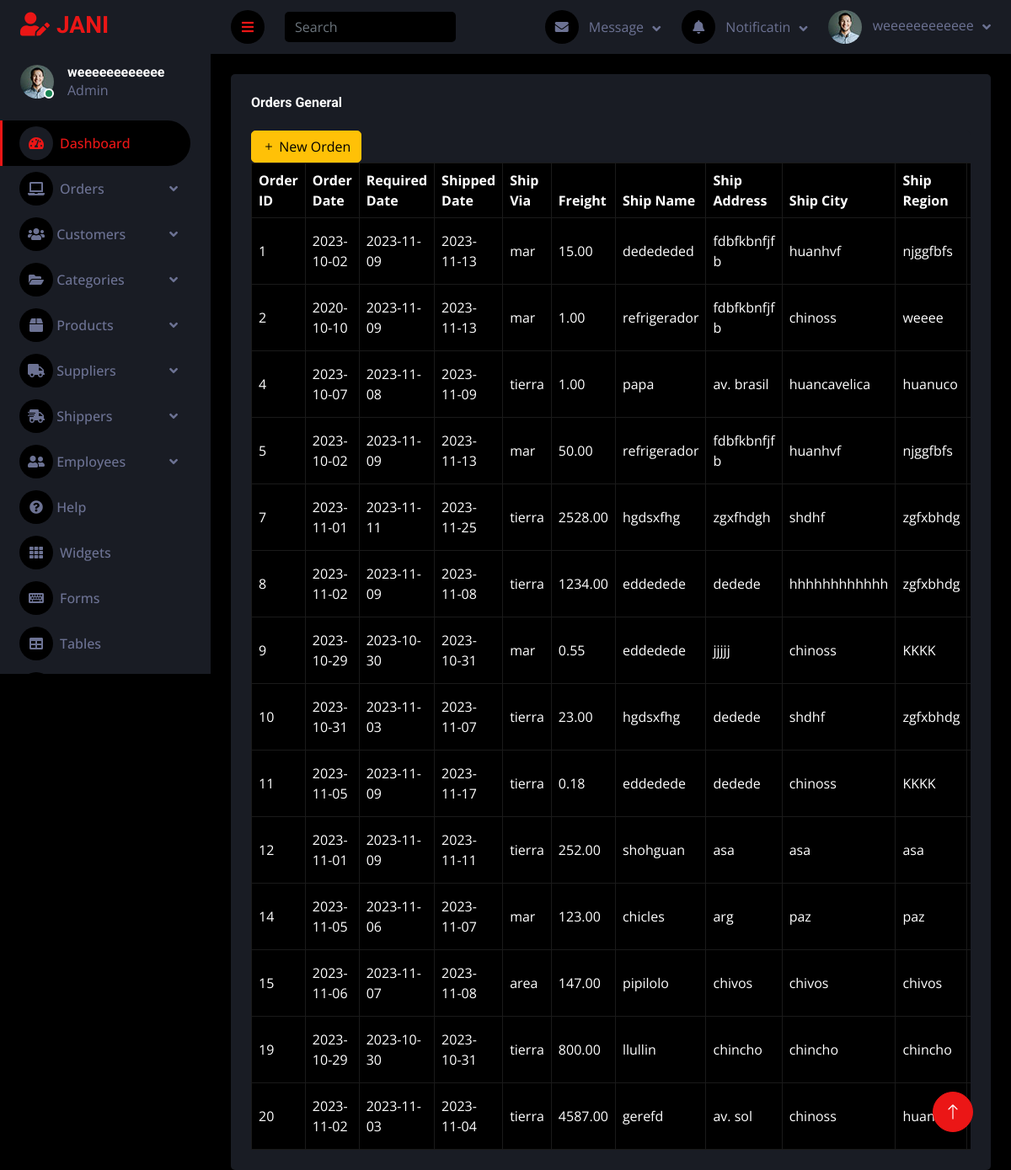
/z13list_order.php (signed in), run on the app's committed database.
### tables this page shows
CREATE TABLE `user` (
  `user_id` int(11) NOT NULL,
  `username` varchar(255) NOT NULL,
  `password` varchar(255) NOT NULL,
  `email` varchar(255) NOT NULL
);

CREATE TABLE `orders` (
  `order_id` int(11) NOT NULL,
  `user_id` int(11) DEFAULT NULL,
  `customer_id` int(11) DEFAULT NULL,
  `employee_id` int(11) DEFAULT NULL,
  `shipper_id` int(11) DEFAULT NULL,
  `order_date` date DEFAULT NULL,
  `required_date` date DEFAULT NULL,
  `shipped_date` date DEFAULT NULL,
  `ship_via` varchar(50) DEFAULT NULL,
  `freight` decimal(10,2) DEFAULT NULL,
  `ship_name` varchar(255) DEFAULT NULL,
  `ship_address` varchar(255) DEFAULT NULL,
  `ship_city` varchar(255) DEFAULT NULL,
  `ship_region` varchar(255) DEFAULT NULL,
  `ship_postal_code` varchar(10) DEFAULT NULL,
  `ship_country` varchar(255) DEFAULT NULL,
  `state` enum('activo','eliminado') DEFAULT 'activo'
);

### z13list_order.php (the view, shortened to what this page needs)
<!DOCTYPE html>
<html lang="en">
<head>
    <link href="https://cdnjs.cloudflare.com/ajax/libs/font-awesome/5.10.0/css/all.min.css" rel="stylesheet">
    <link href="https://cdn.jsdelivr.net/npm/bootstrap-icons@1.4.1/font/bootstrap-icons.css" rel="stylesheet">
    <link href="lib/owlcarousel/assets/owl.carousel.min.css" rel="stylesheet">
    <link href="lib/tempusdominus/css/tempusdominus-bootstrap-4.min.css" rel="stylesheet" />
    <link href="css/bootstrap.min.css" rel="stylesheet">
    <link href="css/style.css" rel="stylesheet">
</head>
<body>
    <div class="container-fluid position-relative d-flex p-0">
        <div class="sidebar pe-4 pb-3">
            <nav class="navbar bg-secondary navbar-dark">
                <a href="index2.php" class="navbar-brand mx-4 mb-3">
                    <h3 class="text-primary"><i class="fa fa-user-edit me-2"></i>JANI</h3>
                </a>
                <div class="d-flex align-items-center ms-4 mb-4">
                    <div class="position-relative">
                        <img class="rounded-circle" src="img/user.jpg" alt="" style="width: 40px; height: 40px;">
                        <div class="bg-success rounded-circle border border-2 border-white position-absolute end-0 bottom-0 p-1"></div>
                    </div>
                    <div class="ms-3">
                        <h6 class="mb-0">
                        <?php
                                    include 'sistem/data_base/conn.php';
                                    if (isset($_SESSION['user_id'])) {
                                        $userId = $_SESSION['user_id'];
                                        $sql = "SELECT username FROM user WHERE user_id = $userId";
                                        $result = mysqli_query($conn, $sql);
                                        if ($result) {
                                            $row = mysqli_fetch_assoc($result);
                                            $username = $row['username'];
                                            echo $username;
                                        } else {
                                            echo "Error al ejecutar la consulta: " . mysqli_error($conn);
                                        }
                                    } else {
                                        header("Location: index.html");
                                        exit();
                                    }
                                ?>
                        </h6>
                        <span>Admin</span>
                    </div>
                </div>
                <div class="navbar-nav w-100">
                    <a href="index2.php" class="nav-item nav-link active"><i class="fa fa-tachometer-alt me-2"></i>Dashboard</a>
                    <div class="nav-item dropdown">
                        <a href="#" class="nav-link dropdown-toggle" data-bs-toggle="dropdown"><i class="fa fa-laptop me-2"></i>Orders</a>
                    </div>
                    <div class="nav-item dropdown">
                        <a href="#" class="nav-link dropdown-toggle" data-bs-toggle="dropdown"><i class="fas fa-users"></i> Customers</a>
                    </div>
                    <div class="nav-item dropdown">
                        <a href="#" class="nav-link dropdown-toggle" data-bs-toggle="dropdown"><i class="fas fa-folder-open"></i> Categories</a>
                    </div>
                    <div class="nav-item dropdown">
                        <a href="#" class="nav-link dropdown-toggle" data-bs-toggle="dropdown"><i class="fas fa-box"></i> Products</a>
                    </div>
                    <div class="nav-item dropdown">
                        <a href="#" class="nav-link dropdown-toggle" data-bs-toggle="dropdown"><i class="fas fa-truck"></i> Suppliers</a>
                    </div>
                    <div class="nav-item dropdown">
                        <a href="#" class="nav-link dropdown-toggle" data-bs-toggle="dropdown"><i class="fas fa-shipping-fast"></i> Shippers</a>
                    </div>
                    <div class="nav-item dropdown">
                        <a href="#" class="nav-link dropdown-toggle" data-bs-toggle="dropdown"><i class="fas fa-user-friends"></i> Employees</a>
                    </div>
                    <a href="404.php" class="nav-item nav-link"><i class="fas fa-question-circle"></i> Help</a>
                    <a href="widget.php" class="nav-item nav-link"><i class="fa fa-th me-2"></i>Widgets</a>
                    <a href="form.php" class="nav-item nav-link"><i class="fa fa-keyboard me-2"></i>Forms</a>
                    <a href="table.php" class="nav-item nav-link"><i class="fa fa-table me-2"></i>Tables</a>
                    <a href="chart.php" class="nav-item nav-link"><i class="fa fa-chart-bar me-2"></i>Charts</a>
                </div>
            </nav>
        </div>
        <div class="content">
            <nav class="navbar navbar-expand bg-secondary navbar-dark sticky-top px-4 py-0">
                <a href="#" class="sidebar-toggler flex-shrink-0">
                    <i class="fa fa-bars"></i>
                </a>
                <form class="d-none d-md-flex ms-4">
                    <input class="form-control bg-dark border-0" type="search" placeholder="Search">
                </form>
                <div class="navbar-nav align-items-center ms-auto">
                    <div class="nav-item dropdown">
                        <a href="#" class="nav-link dropdown-toggle" data-bs-toggle="dropdown">
                            <i class="fa fa-envelope me-lg-2"></i>
                            <span class="d-none d-lg-inline-flex">Message</span>
                        </a>
                    </div>
                    <div class="nav-item dropdown">
                        <a href="#" class="nav-link dropdown-toggle" data-bs-toggle="dropdown">
                            <i class="fa fa-bell me-lg-2"></i>
                            <span class="d-none d-lg-inline-flex">Notificatin</span>
                        </a>
                    </div>
                    <div class="nav-item dropdown">
                        <a href="#" class="nav-link dropdown-toggle" data-bs-toggle="dropdown">
                            <img class="rounded-circle me-lg-2" src="img/user.jpg" alt="" style="width: 40px; height: 40px;">
                            <span class="d-none d-lg-inline-flex">
                            <?php
                                    include 'sistem/data_base/conn.php';
                                    if (isset($_SESSION['user_id'])) {
                                        $userId = $_SESSION['user_id'];
                                        $sql = "SELECT username FROM user WHERE user_id = $userId";
                                        $result = mysqli_query($conn, $sql);
                                        if ($result) {
                                            $row = mysqli_fetch_assoc($result);
                                            $username = $row['username'];
                                            echo $username;
                                        } else {
                                            echo "Error al ejecutar la consulta: " . mysqli_error($conn);
                                        }
                                    } else {
                                        header("Location: index.html");
                                        exit();
                                    }
                                    ?>
                            </span>
                        </a>
                    </div>
                </div>
            </nav>
            <div class="container-fluid pt-4 px-4">
                <div class="row g-4">
                    <div class="col-sm-12 col-xl-35">
                        <div class="bg-secondary rounded h-100 p-4">
                            <h6 class="mb-4">Orders General</h6>
            <div class="container-fluid pt-0 px-0">
                <div class="bg-secondary text-center rounded p-0">
                    <div class="d-flex align-items-center justify-content-between mb-0">
                        <div class="d-flex justify-content-between align-items-center">
                                <a href="z11new_orders.php" class="btn btn-warning"><i class="bi bi-plus"></i> New Orden</a>
                            </div>
                    </div>
                    <div class="table-responsive">
                        <table class="table text-start align-middle table-bordered table-hover mb-0 table-dark">
                                    <thead>
                                            <tr>
                                                <th>Order ID</th>
                                                <th>Order Date</th>
                                                <th>Required Date</th>
                                                <th>Shipped Date</th>
                                                <th>Ship Via</th>
                                                <th>Freight</th>
                                                <th>Ship Name</th>
                                                <th>Ship Address</th>
                                                <th>Ship City</th>
                                                <th>Ship Region</th>
                                                <th>Ship Postal Code</th>
                                            </tr>
                                    </thead>
                                        <tbody>
                                            <?php
                                            include 'sistem/data_base/conn.php';
                                            $query = "SELECT * FROM orders WHERE state = 'Activo'";
                                            $result = mysqli_query($conn, $query);
                                            if (mysqli_num_rows($result) > 0) {
                                                while ($row = mysqli_fetch_assoc($result)) {
                                                    echo "<tr>";
                                                    echo "<td>" . $row['order_id'] . "</td>";
                                                    echo "<td>" . $row['order_date'] . "</td>";
                                                    echo "<td>" . $row['required_date'] . "</td>";
                                                    echo "<td>" . $row['shipped_date'] . "</td>";
                                                    echo "<td>" . $row['ship_via'] . "</td>";
                                                    echo "<td>" . $row['freight'] . "</td>";
                                                    echo "<td>" . $row['ship_name'] . "</td>";
                                                    echo "<td>" . $row['ship_address'] . "</td>";
                                                    echo "<td>" . $row['ship_city'] . "</td>";
                                                    echo "<td>" . $row['ship_region'] . "</td>";
                                                    echo "<td>" . $row['ship_postal_code'] . "</td>";
                                                    echo "</tr>";
                                                }
                                            } else {
                                                echo "<tr><td colspan='17'>No se encontraron órdenes en la base de datos.</td></tr>";
                                            }
                                            ?>
                                        </tbody>
                        </table>
                    </div>
                </div>
            </div>
                        </div>
                    </div>
                </div>
            </div>
        </div>
        <a href="#" class="btn btn-lg btn-primary btn-lg-square back-to-top"><i class="bi bi-arrow-up"></i></a>
    </div>
</body>
</html>

### css/style.css (style rules this page uses)
:root { --primary: #EB1616; --secondary: #191C24; --light: #6C7293; --dark: #000000; }
.back-to-top { position: fixed; display: none; right: 45px; bottom: 45px; z-index: 99; }
.btn { transition: .5s; }
.btn-lg-square { width: 48px; height: 48px; }
.btn-square, .btn-sm-square, .btn-lg-square { padding: 0; display: inline-flex; align-items: center; justify-content: center; font-weight: normal; border-radius: 50px; }
.sidebar { position: fixed; top: 0; left: 0; bottom: 0; width: 250px; height: 100vh; overflow-y: auto; background: var(--secondary); transition: 0.5s; z-index: 999; }
.content { margin-left: 250px; min-height: 100vh; background: var(--dark); transition: 0.5s; }
@media (min-width: 992px) { .sidebar { margin-left: 0; } }
@media (min-width: 992px) { .content { width: calc(100% - 250px); } }
.sidebar .navbar .navbar-nav .nav-link { padding: 7px 20px; color: var(--light); font-weight: 500; border-left: 3px solid var(--secondary); border-radius: 0 30px 30px 0; outline: none; }
.sidebar .navbar .navbar-nav .nav-link:hover, .sidebar .navbar .navbar-nav .nav-link.active { color: var(--primary); background: var(--dark); border-color: var(--primary); }
.sidebar .navbar .navbar-nav .nav-link i { width: 40px; height: 40px; display: inline-flex; align-items: center; justify-content: center; background: var(--dark); border-radius: 40px; }
.sidebar .navbar .navbar-nav .nav-link:hover i, .sidebar .navbar .navbar-nav .nav-link.active i { background: var(--secondary); }
.sidebar .navbar .dropdown-toggle::after { position: absolute; top: 15px; right: 15px; border: none; content: "\f107"; font-family: "Font Awesome 5 Free"; font-weight: 900; transition: .5s; }
.content .navbar .navbar-nav .nav-link { margin-left: 25px; padding: 12px 0; color: var(--light); outline: none; }
.content .navbar .sidebar-toggler, .content .navbar .navbar-nav .nav-link i { width: 40px; height: 40px; display: inline-flex; align-items: center; justify-content: center; background: var(--dark); border-radius: 40px; }
.content .navbar .dropdown-toggle::after { margin-left: 6px; vertical-align: middle; border: none; content: "\f107"; font-family: "Font Awesome 5 Free"; font-weight: 900; transition: .5s; }

### data on the page
user: username "weeeeeeeeeeee"
orders: order_id "1", order_date "2023-10-02", required_date "2023-11-09", shipped_date "2023-11-13", ship_via "mar", freight "15.00", ship_name "dedededed", ship_address "fdbfkbnfjf b", ship_city "huanhvf", ship_region "njggfbfs"
orders: order_id "2", order_date "2020-10-10", required_date "2023-11-09", shipped_date "2023-11-13", ship_via "mar", freight "1.00", ship_name "refrigerador", ship_address "fdbfkbnfjf b", ship_city "chinoss", ship_region "weeee"
orders: order_id "4", order_date "2023-10-07", required_date "2023-11-08", shipped_date "2023-11-09", ship_via "tierra", freight "1.00", ship_name "papa", ship_address "av. brasil", ship_city "huancavelica", ship_region "huanuco"
orders: order_id "5", order_date "2023-10-02", required_date "2023-11-09", shipped_date "2023-11-13", ship_via "mar", freight "50.00", ship_name "refrigerador", ship_address "fdbfkbnfjf b", ship_city "huanhvf", ship_region "njggfbfs"
orders: order_id "7", order_date "2023-11-01", required_date "2023-11-11", shipped_date "2023-11-25", ship_via "tierra", freight "2528.00", ship_name "hgdsxfhg", ship_address "zgxfhdgh", ship_city "shdhf", ship_region "zgfxbhdg"
orders: order_id "8", order_date "2023-11-02", required_date "2023-11-09", shipped_date "2023-11-08", ship_via "tierra", freight "1234.00", ship_name "eddedede", ship_address "dedede", ship_city "hhhhhhhhhhhh", ship_region "zgfxbhdg"
orders: order_id "9", order_date "2023-10-29", required_date "2023-10-30", shipped_date "2023-10-31", ship_via "mar", freight "0.55", ship_name "eddedede", ship_address "jjjjj", ship_city "chinoss", ship_region "KKKK"
orders: order_id "10", order_date "2023-10-31", required_date "2023-11-03", shipped_date "2023-11-07", ship_via "tierra", freight "23.00", ship_name "hgdsxfhg", ship_address "dedede", ship_city "shdhf", ship_region "zgfxbhdg"
orders: order_id "11", order_date "2023-11-05", required_date "2023-11-09", shipped_date "2023-11-17", ship_via "tierra", freight "0.18", ship_name "eddedede", ship_address "dedede", ship_city "chinoss", ship_region "KKKK"
orders: order_id "12", order_date "2023-11-01", required_date "2023-11-09", shipped_date "2023-11-11", ship_via "tierra", freight "252.00", ship_name "shohguan", ship_address "asa", ship_city "asa", ship_region "asa"
orders: order_id "14", order_date "2023-11-05", required_date "2023-11-06", shipped_date "2023-11-07", ship_via "mar", freight "123.00", ship_name "chicles", ship_address "arg", ship_city "paz", ship_region "paz"
orders: order_id "15", order_date "2023-11-06", required_date "2023-11-07", shipped_date "2023-11-08", ship_via "area", freight "147.00", ship_name "pipilolo", ship_address "chivos", ship_city "chivos", ship_region "chivos"
orders: order_id "19", order_date "2023-10-29", required_date "2023-10-30", shipped_date "2023-10-31", ship_via "tierra", freight "800.00", ship_name "llullin", ship_address "chincho", ship_city "chincho", ship_region "chincho"
orders: order_id "20", order_date "2023-11-02", required_date "2023-11-03", shipped_date "2023-11-04", ship_via "tierra", freight "4587.00", ship_name "gerefd", ship_address "av. sol", ship_city "chinoss", ship_region "huanuco"
